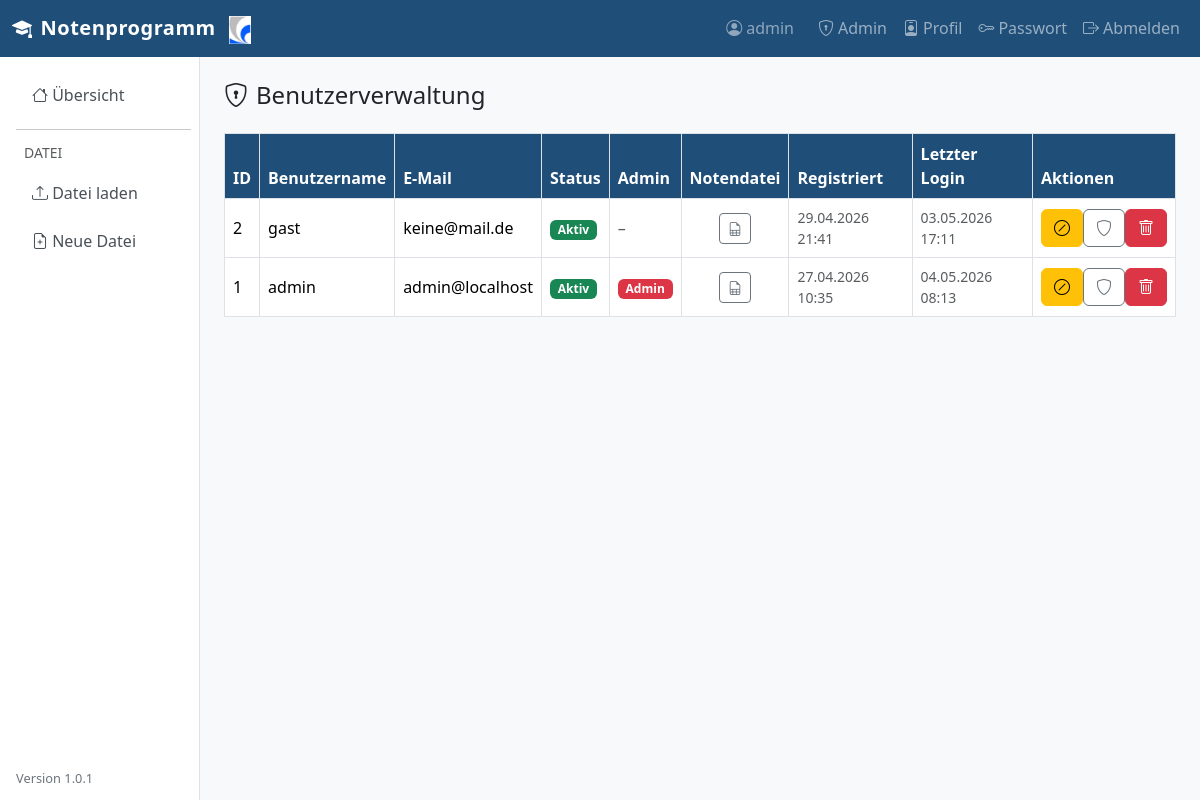
The page /auth/admin/users (signed in) on the database as committed earlier.
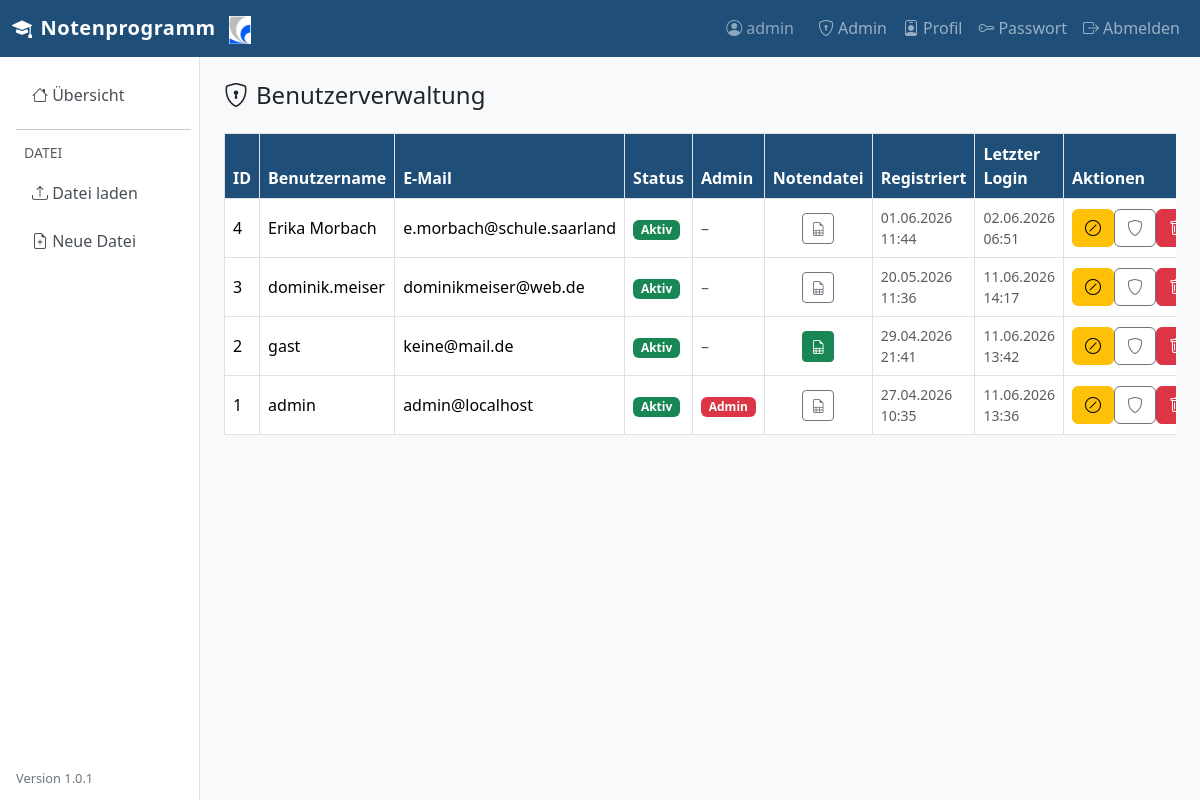
The same page on the database as committed later.
### app/models.py (models this page shows, shortened)
class User(UserMixin, db.Model):
    __tablename__ = "users"
    id = db.Column(db.Integer, primary_key=True)
    username = db.Column(db.String(64), unique=True, nullable=False, index=True)
    email = db.Column(db.String(120), unique=True, nullable=False, index=True)
    password_hash = db.Column(db.String(256), nullable=False)
    is_approved = db.Column(db.Boolean, default=False, nullable=False)
    is_admin = db.Column(db.Boolean, default=False, nullable=False)
    notendatei_import = db.Column(db.Boolean, default=False, nullable=False)
    created_at = db.Column(db.DateTime, default=lambda: datetime.now(timezone.utc))
    last_login = db.Column(db.DateTime, nullable=True)
    lehrer_vorname = db.Column(db.String(64), nullable=True)
    lehrer_nachname = db.Column(db.String(64), nullable=True)
    dienstbezeichnung = db.Column(db.String(64), nullable=True)
    anrede = db.Column(db.String(10), nullable=True)

### app/auth/routes.py (the view)
@auth_bp.route("/admin/users")
@login_required
@admin_required
def admin_users():
    users = User.query.order_by(User.created_at.desc()).all()
    return render_template("auth/admin_users.html", users=users)

### app/__init__.py (called while the page is built)
def _display_schuljahr(schuljahr: str | None, schuljahr_bis: str | None = None) -> str:
    schuljahr = (schuljahr or "").strip()
    schuljahr_bis = (schuljahr_bis or "").strip()
    if len(schuljahr) == 4 and schuljahr.isdigit():
        if len(schuljahr_bis) == 4 and schuljahr_bis.isdigit():
            return f"{schuljahr[:2]}/{schuljahr_bis[2:]}"
        return f"{schuljahr[:2]}/{schuljahr[2:]}"
    return schuljahr

### app/auth/routes.py (called while the page is built)
def admin_required(f):
    from functools import wraps
    @wraps(f)
    def decorated(*args, **kwargs):
        if not current_user.is_authenticated or not current_user.is_admin:
            flash("Dieser Bereich ist nur für Administratoren.", "danger")
            return redirect(url_for("grades.index"))
        return f(*args, **kwargs)
    return decorated

### app/models.py (called while the page is built)
@login_manager.user_loader
def load_user(user_id: str):
    return db.session.get(User, int(user_id))

### app/templates/auth/admin_users.html (shortened to what this page needs)
{% extends "base.html" %}
{% from "macros.html" import csrf_field %}
{% block content %}
<h4 class="mb-4"><i class="bi bi-shield-lock me-2"></i>Benutzerverwaltung</h4>
<div class="table-responsive">
<table class="table table-bordered table-hover align-middle">
  <thead>
    <tr>
      <th>ID</th><th>Benutzername</th><th>E-Mail</th>
      <th>Status</th><th>Admin</th><th>Notendatei</th><th>Registriert</th><th>Letzter Login</th><th>Aktionen</th>
    </tr>
  </thead>
  <tbody>
  {% for u in users %}
    <tr>
      <td>{{ u.id }}</td>
      <td>{{ u.username }}</td>
      <td>{{ u.email }}</td>
      <td>
        {% if u.is_approved %}
          <span class="badge bg-success">Aktiv</span>
        {% else %}
          <span class="badge bg-warning text-dark">Ausstehend</span>
        {% endif %}
      </td>
      <td>
        {% if u.is_admin %}
          <span class="badge bg-danger">Admin</span>
        {% else %}
          <span class="text-muted">–</span>
        {% endif %}
      </td>
      <td class="text-center">
        <form method="post" action="{{ url_for('auth.toggle_notendatei', user_id=u.id) }}" class="d-inline">
          <button class="btn btn-sm {{ 'btn-success' if u.notendatei_import else 'btn-outline-secondary' }}"
                  title="Notendatei-Import umschalten">
            <i class="bi bi-file-earmark-spreadsheet"></i>
          </button>
        </form>
      </td>
      <td class="small text-muted">{{ u.created_at.strftime('%d.%m.%Y %H:%M') if u.created_at else '–' }}</td>
      <td class="small text-muted">{{ u.last_login.strftime('%d.%m.%Y %H:%M') if u.last_login else '–' }}</td>
      <td>
        <div class="btn-group btn-group-sm" role="group">
          {% if not u.is_approved %}
          <form method="post" action="{{ url_for('auth.approve_user', user_id=u.id) }}" class="d-inline">
            {{ csrf_field() }}
            <button class="btn btn-success" title="Freischalten">
              <i class="bi bi-check-lg"></i>
            </button>
          </form>
          {% else %}
          <form method="post" action="{{ url_for('auth.revoke_user', user_id=u.id) }}" class="d-inline">
            <button class="btn btn-warning" title="Sperren"><i class="bi bi-slash-circle"></i></button>
          </form>
          {% endif %}
          <form method="post" action="{{ url_for('auth.toggle_admin', user_id=u.id) }}" class="d-inline">
            <button class="btn btn-outline-secondary" title="Admin umschalten"><i class="bi bi-shield"></i></button>
          </form>
          <form method="post" action="{{ url_for('auth.delete_user', user_id=u.id) }}" class="d-inline"
                onsubmit="return confirm('Benutzer wirklich löschen?')">
            <button class="btn btn-danger" title="Löschen"><i class="bi bi-trash"></i></button>
          </form>
        </div>
      </td>
    </tr>
  {% else %}
    <tr><td colspan="9" class="text-center text-muted">Keine Benutzer vorhanden.</td></tr>
  {% endfor %}
  </tbody>
</table>
</div>
{% endblock %}

### app/templates/base.html (shortened to what this page needs)
<!doctype html>
<html lang="de">
<head>
  <link rel="stylesheet" href="https://cdn.jsdelivr.net/npm/bootstrap@5.3.3/dist/css/bootstrap.min.css">
  <link rel="stylesheet" href="https://cdn.jsdelivr.net/npm/bootstrap-icons@1.11.3/font/bootstrap-icons.min.css">
</head>
<body>
<nav class="navbar navbar-expand-lg navbar-dark" style="background-color:#1f4e79;">
  <div class="container-fluid">
    <a class="navbar-brand" href="{{ url_for('grades.index') }}">
      <i class="bi bi-mortarboard-fill me-2"></i>Notenprogramm
      <img src="{{ url_for('static', filename='logo.png') }}" alt="Schullogo" class="navbar-logo">
    </a>
    <div class="collapse navbar-collapse" id="navMain">
      <ul class="navbar-nav ms-auto align-items-lg-center">
        {% if current_user.is_authenticated %}
          <li class="nav-item">
            <span class="navbar-text me-3 text-white-50">
              <i class="bi bi-person-circle me-1"></i>{{ current_user.username }}
            </span>
          </li>
          {% if current_user.is_admin %}
          <li class="nav-item">
            <a class="nav-link" href="{{ url_for('auth.admin_users') }}">
              <i class="bi bi-shield-lock me-1"></i>Admin
            </a>
          </li>
          {% endif %}
          <li class="nav-item">
            <a class="nav-link" href="{{ url_for('auth.profil') }}">
              <i class="bi bi-person-badge me-1"></i>Profil
            </a>
          </li>
          <li class="nav-item">
            <a class="nav-link" href="{{ url_for('auth.change_password') }}">
              <i class="bi bi-key me-1"></i>Passwort
            </a>
          </li>
          <li class="nav-item">
            <a class="nav-link" href="{{ url_for('auth.logout') }}">
              <i class="bi bi-box-arrow-right me-1"></i>Abmelden
            </a>
          </li>
        {% else %}
          <li class="nav-item">
            <a class="nav-link" href="{{ url_for('auth.login') }}">Anmelden</a>
          </li>
        {% endif %}
      </ul>
    </div>
  </div>
</nav>
<div class="container-fluid">
  <div class="row">
    {% if current_user.is_authenticated %}
    <nav class="col-md-2 d-none d-md-block sidebar py-3 ps-3 pe-2">
      <ul class="nav flex-column gap-1">
        <li class="nav-item">
          <a class="nav-link {% if request.endpoint == 'grades.index' %}active{% endif %}"
             href="{{ url_for('grades.index') }}">
            <i class="bi bi-house"></i> Übersicht
          </a>
        </li>
        <hr class="my-2">
        <li class="nav-item text-muted small px-2 mb-1">DATEI</li>
        <li class="nav-item">
          <a class="nav-link {% if request.endpoint == 'grades.upload' %}active{% endif %}"
             href="{{ url_for('grades.upload') }}">
            <i class="bi bi-upload"></i> Datei laden
          </a>
        </li>
        <li class="nav-item">
          <a class="nav-link" href="{{ url_for('grades.new_file') }}"
             onclick="return confirm('Neue leere Datei erstellen? Ungespeicherte Daten gehen verloren.')">
            <i class="bi bi-file-earmark-plus"></i> Neue Datei
          </a>
        </li>
      </ul>
    </nav>
    <main class="col-md-10 content-area py-4 px-4">
    {% else %}
    <main class="col-12 content-area py-4 px-4">
    {% endif %}
      {% block content %}{% endblock %}
    </main>
  </div>
</div>
<div class="app-version">Version {{ app_version }}</div>
</body>
</html>

### app/templates/base.html (style rules this page uses)
body { background-color: #f8f9fa; }
.navbar-brand { font-weight: 700; letter-spacing: .5px; }
.navbar-logo { height: 28px; width: auto; margin-left: .5rem; }
.sidebar { min-height: calc(100vh - 56px); border-right: 1px solid #dee2e6; background: #fff; }
.sidebar .nav-link { color: #495057; border-radius: .375rem; margin: 2px 0; }
.sidebar .nav-link i { width: 1.4em; }
.content-area { min-height: calc(100vh - 56px); }
.table th { background-color: #1f4e79; color: #fff; }
.app-version { position: fixed; left: 1rem; bottom: .75rem; font-size: .8rem; color: #6c757d; z-index: 1030; }

Rows that differ between the two databases and show on the page:
changed User "admin": last_login "04.05.2026 08:13" → "11.06.2026 13:36"
added User: id "4", username "Erika Morbach", email "e.morbach@schule.saarland", is_approved "Aktiv", created_at "01.06.2026 11:44", last_login "02.06.2026 06:51"
added User: id "3", username "dominik.meiser", email "dominikmeiser@web.de", is_approved "Aktiv", created_at "20.05.2026 11:36", last_login "11.06.2026 14:17"
changed User "gast": notendatei_import False → True (drawn); last_login "03.05.2026 17:11" → "11.06.2026 13:42"
